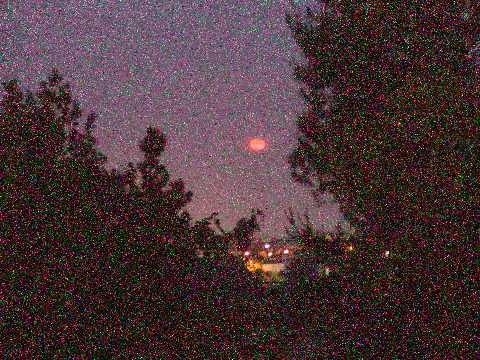
#> input picture lab02/lab02_img/imp_noise.jpg, 480 x 360 px, found by its file name
$ python script.py   (older library calls are emulated)
#> lines starting #> are read from the running program, lines starting #| are printed output that depends on the picture
#from __future__ import division

import cv2
import numpy as np
import math, os.path

def get_image_from_path(img_path, flags=0):
#> called with img_path = 'lab02_img\\imp_noise.jpg', flags = 0
    if not os.path.exists(img_path):
        exit(-1)
    else:
        return cv2.imread(img_path, flags=flags)
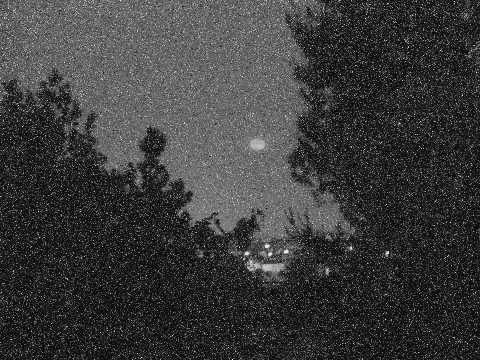
#> returned value: shape (360, 480); min 0, max 252, mean 60


def get_kernel_ones(dim=3):


    k = (dim - 1) // 2
    kernel = np.full((dim, dim), 1)

    return kernel.astype(np.float), k


# [50 lines left out: functions get_gaussian_kernel, conv_Gaussian, not called in this run]


def median_filter(img_path, k_size=3, show=True):

    img = get_image_from_path(img_path)


    imgk = np.zeros((img.shape[0], img.shape[1]))
    l = []
    img = img.astype(np.float)

    kernel, k = get_kernel_ones(k_size)

    for i in range(k, img.shape[0] - k):
        for j in range(k, img.shape[1] - k):
            imgk[i, j] = 0
            for n in range(-k, k + 1):
                for m in range(-k, k + 1):
                    l.append(img[i - n, j - m])

            l.sort()
            imgk[i, j] = l[(kernel.shape[0] * kernel.shape[0]) // 2]
            l[:] = []
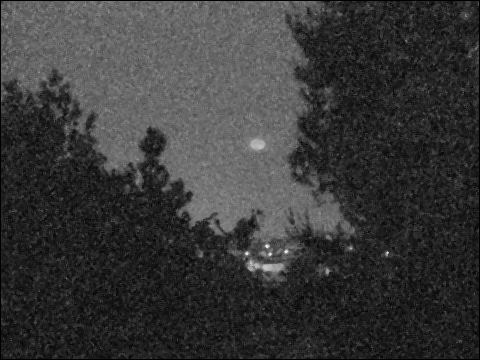
#> imgk: shape (360, 480) float64; min 0, max 232, mean 56.2
#> after the loop, l = []

    img = img.astype(np.uint8)
    imgk = imgk.astype(np.uint8)
    if show:
        cv2.imshow("normal", img)
        cv2.imshow("kernel_median", imgk)
        cv2.waitKey(0)

    return imgk

# [28 lines left out: function average_filter, not called in this run]
# [27 lines of commented-out code are left out]


def main():

    Gaussian = False
    Median = True
    Average = False
    Bilateral = True


    if Gaussian:
        conv_Gaussian("lab02_img\\lena_noise.png")
    if Median:
        median_filter("lab02_img\\imp_noise.jpg", )
    if Average:
        average_filter("lab02_img\\lena_noise.png")
    # if Bilateral:
    #     bilateral_filter("lab02_img\\lena_noise.png", sigmad=1, sigmar=1)


if __name__ == '__main__':
    main()
